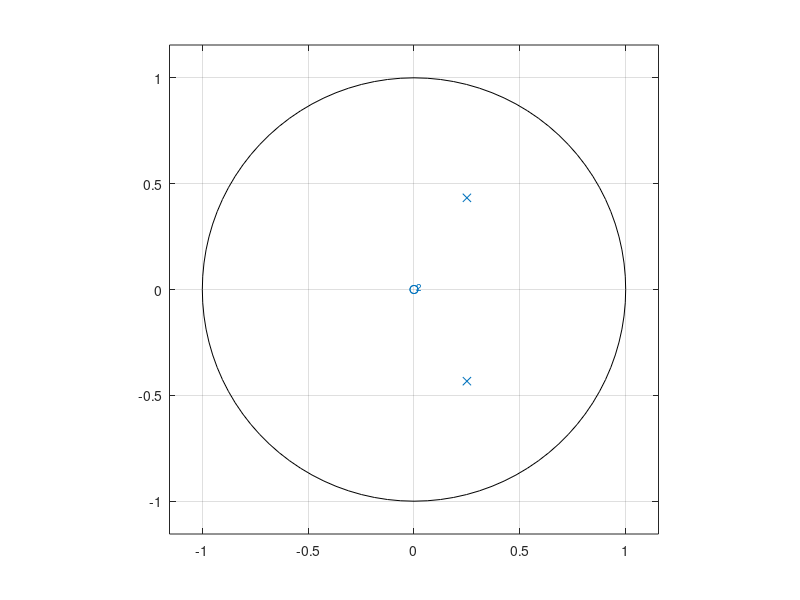
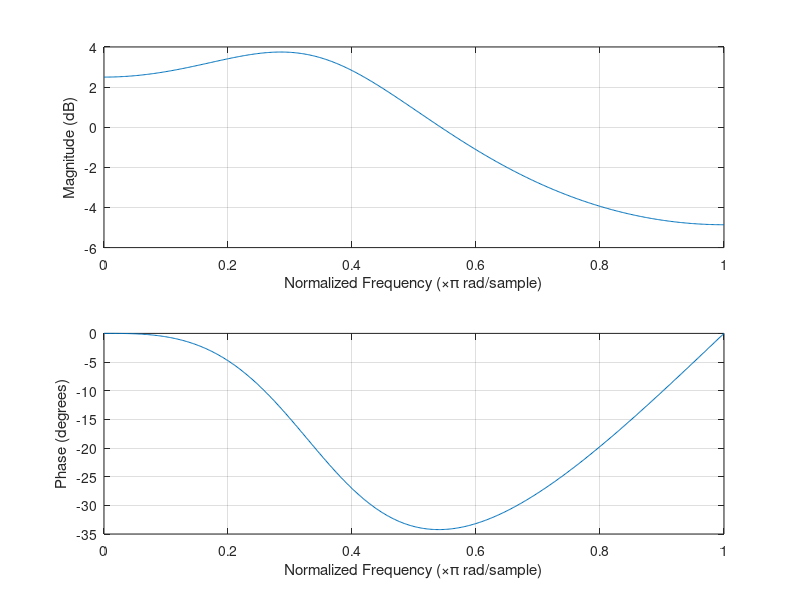
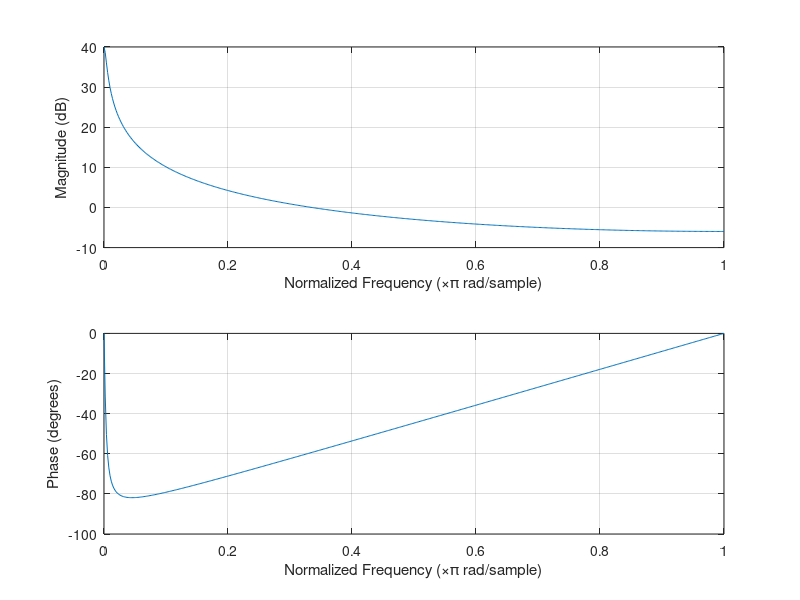
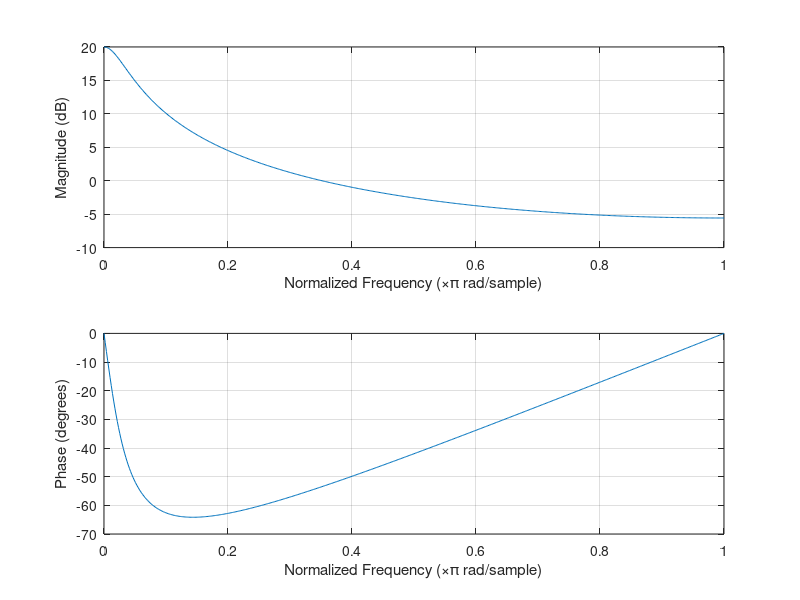

The MATLAB source for these figures, in order: (Note: this script raises an error after producing the figures.)
b = 1;
a = [1, -(0.5), 0.25];

%PZ plot van output bepalen
figure(1);
zplane(b, a);
    
%amplitude- en faseresponsie
figure(2);
freqz(b, a);

root = roots(a);

pol = poly(0.99);
figure(3);
freqz(b, pol);

pol = poly(0.9);
figure(4);
freqz(b, pol);

figure(5);
dimpulse(b, a);